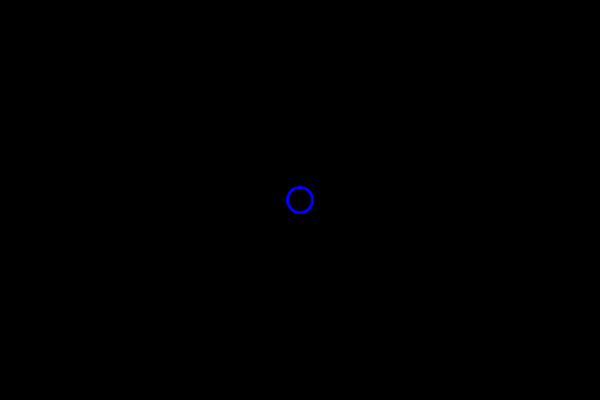
Frame 1 (no input)
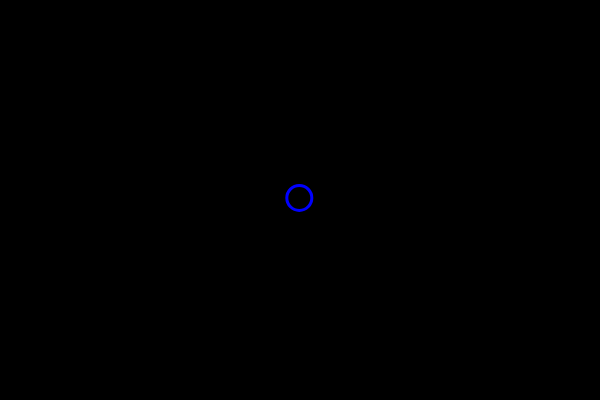
Frame 60 (no input)
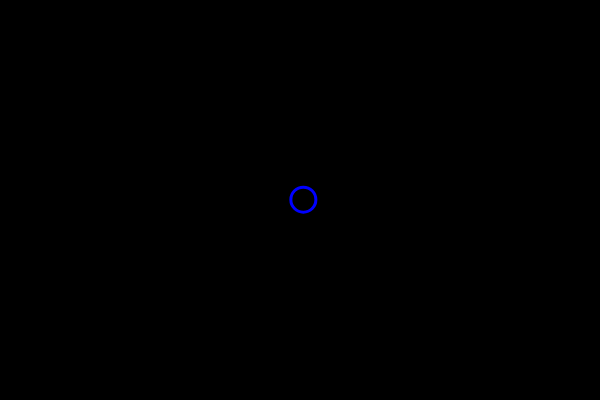
Frame 120 (the mouse pressed at the canvas centre since frame 60)

The p5.js sketch that drew these frames (run headless with seeded random() and noise() and a simulated clock; from frame 60 on, the mouse is pressed at the canvas centre):

// p5.js sketch
// ── sketch.js
var bubble = {
  x: 300,
  y: 200,
  move: function(){
    this.x = this.x + random(-1,1);
    this.y = this.y + random(-1,1);
  },
  display: function(){
    stroke(0,0,255);
    strokeWeight(3);
    noFill();
    ellipse(this.x,this.y,25,25);
  }
}
function setup(){
    createCanvas(600,400);
}

function draw(){
    background(0);
    bubble.display();
    bubble.move();
}
